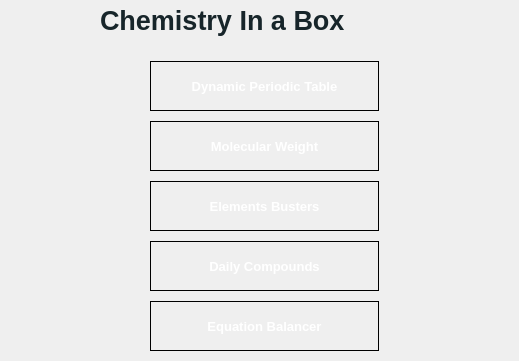
<?xml version="1.0" encoding="UTF-8"?>
<ui version="4.0">
 <class>CIAB</class>
 <widget class="QMainWindow" name="CIAB">
  <property name="geometry">
   <rect>
    <x>0</x>
    <y>0</y>
    <width>519</width>
    <height>361</height>
   </rect>
  </property>
  <property name="sizePolicy">
   <sizepolicy hsizetype="Fixed" vsizetype="Fixed">
    <horstretch>0</horstretch>
    <verstretch>0</verstretch>
   </sizepolicy>
  </property>
  <property name="minimumSize">
   <size>
    <width>490</width>
    <height>214</height>
   </size>
  </property>
  <property name="maximumSize">
   <size>
    <width>600</width>
    <height>600</height>
   </size>
  </property>
  <property name="windowTitle">
   <string>CIAB</string>
  </property>
  <property name="styleSheet">
   <string notr="true">QMainWindow
{
	background: qlineargradient(x1: 0, y1: 0, x2: 0, y2: 1,
	stop: 1 #3AAFA9 ,
	stop: 0 #FEFFFF);
}</string>
  </property>
  <widget class="QWidget" name="centralWidget">
   <widget class="QLabel" name="label">
    <property name="geometry">
     <rect>
      <x>100</x>
      <y>0</y>
      <width>321</width>
      <height>41</height>
     </rect>
    </property>
    <property name="font">
     <font>
      <pointsize>20</pointsize>
      <weight>75</weight>
      <bold>true</bold>
      <strikeout>false</strikeout>
     </font>
    </property>
    <property name="styleSheet">
     <string notr="true">color: #17252A;</string>
    </property>
    <property name="text">
     <string>Chemistry In a Box</string>
    </property>
   </widget>
   <widget class="QWidget" name="verticalLayoutWidget">
    <property name="geometry">
     <rect>
      <x>139</x>
      <y>50</y>
      <width>251</width>
      <height>308</height>
     </rect>
    </property>
    <layout class="QVBoxLayout" name="verticalLayout">
     <property name="spacing">
      <number>14</number>
     </property>
     <item>
      <widget class="QPushButton" name="periodicTable">
       <property name="minimumSize">
        <size>
         <width>100</width>
         <height>50</height>
        </size>
       </property>
       <property name="font">
        <font>
         <pointsize>10</pointsize>
         <weight>75</weight>
         <bold>true</bold>
        </font>
       </property>
       <property name="styleSheet">
        <string notr="true">QPushButton
{
	color: white;
	border: 1px solid black;
	background: qlineargradient(x1: 0, y1: 0, x2: 0, y2: 1,
	stop: 0 #E08D8C ,
	stop: 1 #E35F55);
}

QPushButton::hover
{
	background: qlineargradient(x1: 0, y1: 0, x2: 0, y2: 1,
	stop: 0 #995151 ,
	stop: 1 #995151);
}</string>
       </property>
       <property name="text">
        <string>Dynamic Periodic Table</string>
       </property>
      </widget>
     </item>
     <item>
      <widget class="QPushButton" name="molecularWeight">
       <property name="minimumSize">
        <size>
         <width>100</width>
         <height>50</height>
        </size>
       </property>
       <property name="font">
        <font>
         <pointsize>10</pointsize>
         <weight>75</weight>
         <bold>true</bold>
        </font>
       </property>
       <property name="styleSheet">
        <string notr="true">QPushButton
{
	color: white;
	border: 1px solid black;
	background: qlineargradient(x1: 0, y1: 0, x2: 0, y2: 1,
	stop: 0 #E08D8C ,
	stop: 1 #E35F55);
}

QPushButton::hover
{
	background: qlineargradient(x1: 0, y1: 0, x2: 0, y2: 1,
	stop: 0 #995151 ,
	stop: 1 #995151);
}</string>
       </property>
       <property name="text">
        <string>Molecular Weight</string>
       </property>
      </widget>
     </item>
     <item>
      <widget class="QPushButton" name="elementsBusters">
       <property name="minimumSize">
        <size>
         <width>100</width>
         <height>50</height>
        </size>
       </property>
       <property name="font">
        <font>
         <pointsize>10</pointsize>
         <weight>75</weight>
         <bold>true</bold>
        </font>
       </property>
       <property name="styleSheet">
        <string notr="true">QPushButton
{
	color: white;
	border: 1px solid black;
	background: qlineargradient(x1: 0, y1: 0, x2: 0, y2: 1,
	stop: 0 #E08D8C ,
	stop: 1 #E35F55);
}

QPushButton::hover
{
	background: qlineargradient(x1: 0, y1: 0, x2: 0, y2: 1,
	stop: 0 #995151 ,
	stop: 1 #995151);
}</string>
       </property>
       <property name="text">
        <string>Elements Busters</string>
       </property>
      </widget>
     </item>
     <item>
      <widget class="QPushButton" name="dailycompounds">
       <property name="minimumSize">
        <size>
         <width>100</width>
         <height>50</height>
        </size>
       </property>
       <property name="font">
        <font>
         <pointsize>10</pointsize>
         <weight>75</weight>
         <bold>true</bold>
        </font>
       </property>
       <property name="styleSheet">
        <string notr="true">QPushButton
{
	color: white;
	border: 1px solid black;
	background: qlineargradient(x1: 0, y1: 0, x2: 0, y2: 1,
	stop: 0 #E08D8C ,
	stop: 1 #E35F55);
}

QPushButton::hover
{
	background: qlineargradient(x1: 0, y1: 0, x2: 0, y2: 1,
	stop: 0 #995151 ,
	stop: 1 #995151);
}</string>
       </property>
       <property name="text">
        <string>Daily Compounds</string>
       </property>
      </widget>
     </item>
     <item>
      <widget class="QPushButton" name="equationbalancer">
       <property name="minimumSize">
        <size>
         <width>100</width>
         <height>50</height>
        </size>
       </property>
       <property name="font">
        <font>
         <pointsize>10</pointsize>
         <weight>75</weight>
         <bold>true</bold>
        </font>
       </property>
       <property name="styleSheet">
        <string notr="true">QPushButton
{
	color: white;
	border: 1px solid black;
	background: qlineargradient(x1: 0, y1: 0, x2: 0, y2: 1,
	stop: 0 #E08D8C ,
	stop: 1 #E35F55);
}

QPushButton::hover
{
	background: qlineargradient(x1: 0, y1: 0, x2: 0, y2: 1,
	stop: 0 #995151 ,
	stop: 1 #995151);
}</string>
       </property>
       <property name="text">
        <string>Equation Balancer</string>
       </property>
      </widget>
     </item>
    </layout>
   </widget>
  </widget>
 </widget>
 <layoutdefault spacing="6" margin="11"/>
 <resources/>
 <connections/>
</ui>
